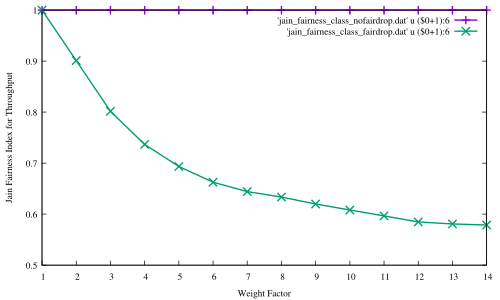

Generate this figure with gnuplot:
#! xgp flow_pps.dat
# Created the Fri Dec  8 02:30:12 CET 2017 with:
#   ____________________________
#  /                            \
# /        xgp        __________/
# \__________________/.:nonsns:.
#
 
#-------------------------------------
# SHAPES:
# (c)ircle  (t)riangle (i)nv.tri.
#           (d)iamond  (s)quare
# FILLING:
# (f)illed  (o)paque  (e)mpty (default)
#-------------------------------------
   s=4  ; es=s  ; fs=s+1 ; os=s+66
   c=6  ; ec=c  ; fc=c+1 ; oc=os+1
   t=8  ; et=t  ; ft=t+1 ; ot=oc+1
   i=10 ; ei=i  ; fi=i+1 ; oi=ot+1
   d=12 ; ed=d  ; fd=d+1 ; od=oi+1
   p=14 ; ep=p  ; fp=p+1 ; op=od+1
#-------------------------------------
#  e.g.:  
#  empty circles vs filled squares
#  plot "file" u 1:3 w p pt ec, 
#           "" u 1:4 w lp pt fs
#-------------------------------------

#Happy gnuplotting


set out "jain_throughput_class.pdf"
set term pdf font "Times,10"
#set pointsize 1.25

set key top righ
#set ylabel "Per flow rate [pps]"
set xlabel "Weight Factor"
set xtics 1
set yrange [0.5:1]
set ylabel "Jain Fairness Index for Throughput"

plot \
'jain_fairness_class_nofairdrop.dat' u ($0+1):6 lw 2 w lp,\
'jain_fairness_class_fairdrop.dat' u ($0+1):6 lw 2 w lp
#'flow_pps.dat'  u ($0+1-0.25):(f($1)/1000000)           t 'Per Flow Throughput'  axes x1y1 with boxes
